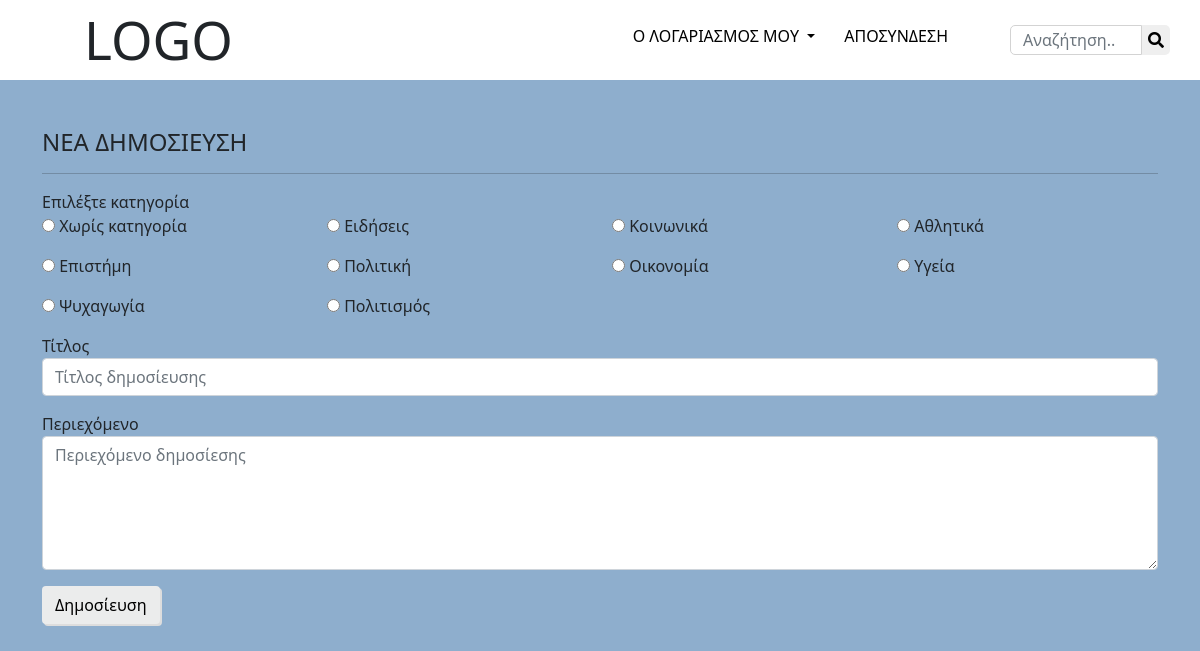
/add_new_post.php (signed in), run on the app's committed database.
### tables this page shows
CREATE TABLE `categories` (
  `id` int(11) NOT NULL,
  `title` varchar(255) NOT NULL,
  `url` varchar(255) NOT NULL
);

### functions.php (called while the page is built, shortened)
<?php
	function connectTodB (){
		$servername = "localhost";
		$username = "root";
		$password = "";
		$dbname = "db_forum";
		$conn = new mysqli($servername, $username, $password, $dbname);
		return $conn;
	}
	function selectFromDb($sql){
		$conn = connectTodB();
		$result = $conn->query($sql);
		$tempArray = [];
		if ($result->num_rows > 0) {
			while($row = $result->fetch_object()) {
				array_push($tempArray,$row);
			}
		}
		return $tempArray;
	}
?>

### add_new_post.php (the view, shortened to what this page needs)
<?php
    require_once "header.php";
    $sql = "SELECT * FROM categories";
    $categories = selectFromDb($sql);
?>
    <div class="container mt-5">
        <h4 class="mb-3">ΝΕΑ ΔΗΜΟΣΙΕΥΣΗ</h4><hr>
        <form method="POST" action="add_new_post_action.php" id="addNewPostForm">
            <div class="row">
                <label>Επιλέξτε κατηγορία</label><br>
                <?php for($i=0; $i<count($categories); $i++){ ?>
                <div class="col-3 mb-3">
                    <input type="radio" name="category" value="<?php echo $categories[$i]->title ?>">
                    <label style="font-weight:400;" for="category"><?php echo $categories[$i]->title ?></label><br>
                </div>
                <?php } ?>
            </div>
            <label for="title">Τίτλος</label>
            <input type="text" name="title" id="title" class="form-control mb-3" placeholder="Τίτλος δημοσίευσης">
            <label for="description">Περιεχόμενο</label>
            <textarea name="description" id="description" rows="5" cols="50" class="form-control mb-3" placeholder="Περιεχόμενο δημοσίεσης"></textarea>
            <button type="submit" class="btn">Δημοσίευση</button>
        </form>
    </div>
<?php include "footer.php"; ?>

### css/style.css (style rules this page uses)
body { background: #e6faff; }
.btn { color:black; background: #ebecec; box-shadow: 2px 2px #dddddd; }
form label { font-weight: 500; }

### data on the page
categories: title "Χωρίς κατηγορία"
categories: title "Ειδήσεις"
categories: title "Κοινωνικά"
categories: title "Αθλητικά"
categories: title "Επιστήμη"
categories: title "Πολιτική"
categories: title "Οικονομία"
categories: title "Υγεία"
categories: title "Ψυχαγωγία"
categories: title "Πολιτισμός"
